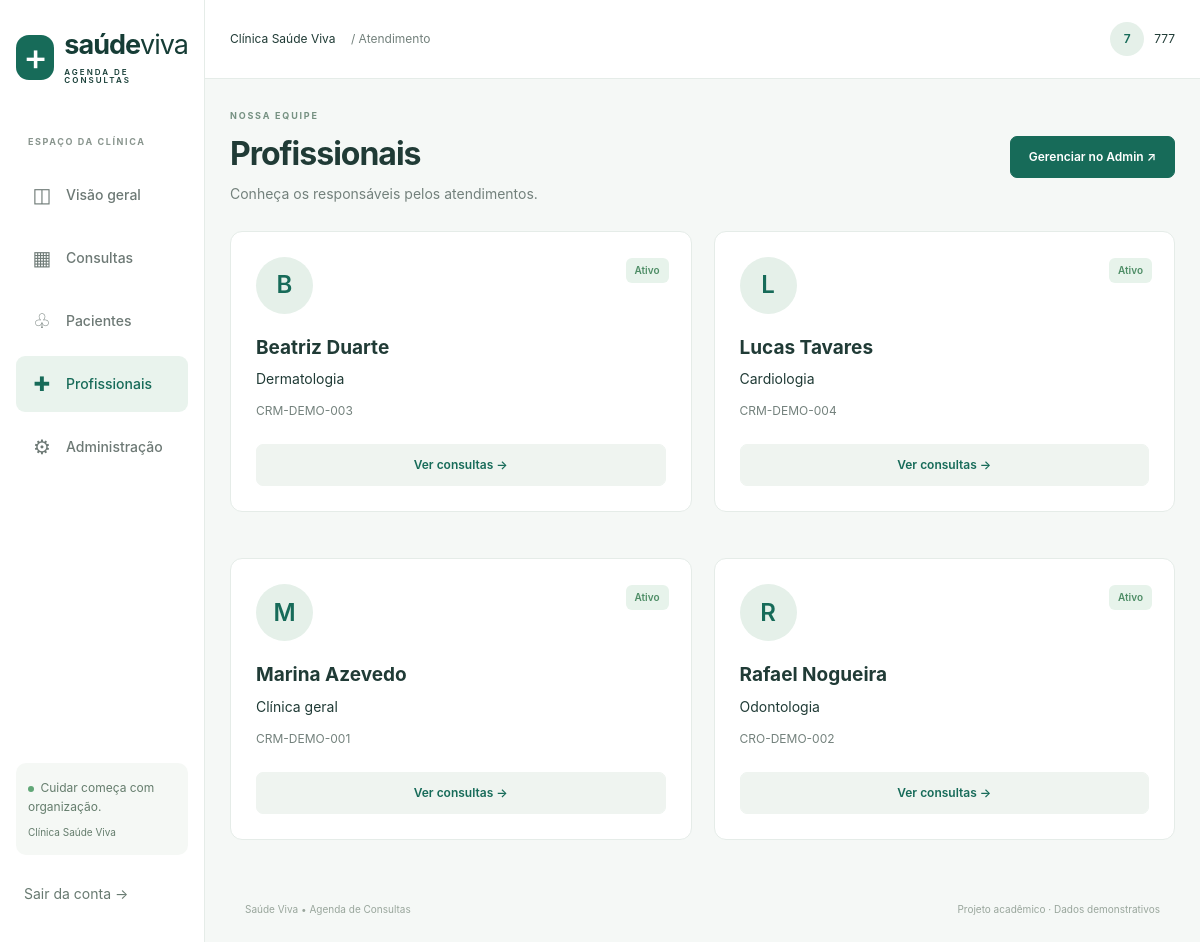
The page /profissionais/ (signed in) on the database its author committed.
### consultas/models.py (models this page shows, shortened)
class Profissional(models.Model):
    nome = models.CharField(max_length=120)
    especialidade = models.CharField(max_length=80)
    registro = models.CharField("registro profissional", max_length=40, unique=True)
    ativo = models.BooleanField(default=True)
    class Meta:
        ordering = ["nome"]
        verbose_name_plural = "profissionais"

### consultas/views.py (the view)
# urls.py: path("profissionais/", views.profissionais, name="profissionais"),
@funcionario
def profissionais(request):
    return render(request, "consultas/profissionais.html", {"profissionais": Profissional.objects.all()})

### consultas/views.py (called while the page is built)
def funcionario(view):
    @login_required
    @wraps(view)
    def wrapper(request, *args, **kwargs):
        if not request.user.is_staff:
            raise PermissionDenied
        return view(request, *args, **kwargs)
    return wrapper

### templates/consultas/profissionais.html
{% extends 'base.html' %}{% block title %}Profissionais{% endblock %}{% block content %}<div class="page-heading"><div><div class="eyebrow">NOSSA EQUIPE</div><h1>Profissionais</h1><p>Conheça os responsáveis pelos atendimentos.</p></div><a class="btn btn-primary" href="{% url 'admin:consultas_profissional_changelist' %}">Gerenciar no Admin ↗</a></div><div class="professional-grid">{% for p in profissionais %}<article class="panel professional-card"><span class="avatar large">{{ p.nome|first }}</span><span class="status {% if p.ativo %}status-confirmada{% else %}status-cancelada{% endif %}">{% if p.ativo %}Ativo{% else %}Inativo{% endif %}</span><h2>{{ p.nome }}</h2><p>{{ p.especialidade }}</p><small>{{ p.registro }}</small><a class="btn btn-light w-100 mt-4" href="{% url 'lista' %}?profissional={{ p.pk }}">Ver consultas →</a></article>{% empty %}<p>Nenhum profissional cadastrado. Use o Django Admin para cadastrar.</p>{% endfor %}</div>{% endblock %}

### templates/base.html (shortened to what this page needs)
{% load static %}<!doctype html>
<html lang="pt-BR"><head><link rel="stylesheet" href="{% static 'vendor/bootstrap.min.css' %}"><link rel="stylesheet" href="{% static 'css/style.css' %}"></head>
<body><a class="skip-link" href="#conteudo">Pular para o conteúdo</a>
{% if user.is_authenticated %}<aside class="sidebar"><a class="brand" href="{% url 'painel' %}"><span class="brand-icon">+</span><span>saúde<span class="brand-light">viva</span><small>AGENDA DE CONSULTAS</small></span></a><div class="nav-caption">ESPAÇO DA CLÍNICA</div><nav aria-label="Menu principal">
<a class="{% if request.resolver_match.url_name == 'painel' %}active{% endif %}" href="{% url 'painel' %}"><span>◫</span> Visão geral</a>
<a class="{% if 'consulta' in request.path %}active{% endif %}" href="{% url 'lista' %}"><span>▦</span> Consultas</a>
<a class="{% if 'pacientes' in request.path %}active{% endif %}" href="{% url 'pacientes' %}"><span>♧</span> Pacientes</a>
<a class="{% if 'profissionais' in request.path %}active{% endif %}" href="{% url 'profissionais' %}"><span>✚</span> Profissionais</a>
<a href="{% url 'admin:index' %}"><span>⚙</span> Administração</a></nav><div class="sidebar-bottom"><div class="clinic-note"><span class="live-dot"></span> Cuidar começa com organização.<small>Clínica Saúde Viva</small></div><form action="{% url 'logout' %}" method="post">{% csrf_token %}<button class="logout" type="submit">Sair da conta →</button></form></div></aside>
<div class="workspace"><header class="topbar"><span>Clínica Saúde Viva <span class="muted">/ Atendimento</span></span><span class="account"><span class="avatar">{{ user.username|first|upper }}</span>{{ user.first_name|default:user.username }}</span></header>
{% endif %}<main id="conteudo" class="{% if user.is_authenticated %}main-content{% else %}login-main{% endif %}">{% for message in messages %}<div class="alert alert-{{ message.tags|default:'info' }}" role="status">{{ message }}</div>{% endfor %}{% block content %}{% endblock %}</main>{% if user.is_authenticated %}<footer class="footer">Saúde Viva • Agenda de Consultas <span>Projeto acadêmico · Dados demonstrativos</span></footer></div>{% endif %}
<script src="{% static 'vendor/bootstrap.bundle.min.js' %}"></script></body></html>

### static/css/style.css (style rules this page uses)
:root { --green:#176b59;--dark:#163d36;--ink:#203b36;--muted:#73817c;--line:#e5ece8;--paper:#f5f8f6;--bs-primary:#176b59 }
* { box-sizing:border-box }
body { margin:0;background:var(--paper);color:var(--ink);font-family:Inter,"Segoe UI",Arial,sans-serif;font-size:14px }
a { color:var(--green);text-decoration:none }
button,input,select,textarea { font:inherit }
h1,h2,h3,p { margin-top:0 }
h1 { font-size:32px;font-weight:650;letter-spacing:-1px;margin-bottom:9px }
h2 { font-size:18px;font-weight:650 }
small { font-size:12px }
p { line-height:1.7 }
.muted { color:var(--muted) }
.sidebar { position:fixed;width:238px;inset:0 auto 0 0;background:#fff;border-right:1px solid var(--line);padding:36px 22px;display:flex;flex-direction:column;z-index:5 }
.brand { display:flex;gap:10px;align-items:center;font-size:27px;font-weight:750;letter-spacing:-1px;color:var(--dark);line-height:1.1 }
.brand-light { font-weight:400 }
.brand small { display:block;font-size:8px;letter-spacing:2px;font-weight:600;margin-top:8px }
.brand-icon { display:grid;place-items:center;width:42px;height:45px;border-radius:13px;background:var(--green);color:white;font-size:37px;font-weight:500 }
.nav-caption { font-size:9px;color:#89958e;letter-spacing:1.6px;font-weight:700;margin:50px 12px 18px }
.sidebar nav { display:grid;gap:7px }
.sidebar nav a { padding:13px 15px;border-radius:9px;color:#6d7975;display:flex;gap:13px;align-items:center;font-weight:550 }
.sidebar nav a span { font-size:20px;width:22px;text-align:center }
.sidebar nav a.active { background:#e9f3ed;color:var(--green) }
.sidebar-bottom { margin-top:auto }
.clinic-note { font-size:12px;line-height:1.6;background:#f5f8f5;padding:15px 12px;border-radius:10px;color:#657d6d }
.clinic-note small { display:block;margin-top:8px;font-size:10px }
.live-dot { display:inline-block;width:6px;height:6px;border-radius:50%;background:#61a777;margin-right:3px }
.logout { border:0;background:none;color:#687a71;margin-top:20px;padding:8px }
.workspace { margin-left:238px }
.topbar { height:79px;background:#fff;border-bottom:1px solid var(--line);padding:0 40px;display:flex;justify-content:space-between;align-items:center;font-size:12px }
.topbar .muted { margin-left:12px }
.account { display:flex;align-items:center;gap:10px }
.avatar { width:34px;height:34px;background:#e5f0e9;color:var(--green);border-radius:50%;display:inline-grid;place-items:center;font-weight:600;flex-shrink:0 }
.avatar.large { width:57px;height:57px;font-size:24px }
.main-content { max-width:1530px;padding:36px 40px 20px;margin:auto }
.page-heading { display:flex;justify-content:space-between;align-items:center;gap:20px;margin-bottom:25px }
.page-heading p { color:var(--muted);margin-bottom:0 }
.eyebrow { font-size:9px;letter-spacing:1.8px;color:#769182;font-weight:750;margin-bottom:12px }
.btn { border-radius:7px;font-size:12px;padding:11px 18px;font-weight:600;white-space:nowrap }
.btn-primary { --bs-btn-bg:#176b59;--bs-btn-border-color:#176b59;--bs-btn-hover-bg:#105343;--bs-btn-hover-border-color:#105343;--bs-btn-active-bg:#105343;--bs-btn-active-border-color:#105343 }
.btn-light { background:#eff4f0;border-color:#eff4f0;color:var(--green) }
.panel { background:#fff;border:1px solid var(--line);border-radius:12px;overflow:hidden;margin-bottom:24px }
.status { display:inline-block;border-radius:6px;padding:5px 9px;font-size:10px;white-space:nowrap;font-weight:600 }
.status-confirmada { background:#e7f3eb;color:#4e8d66 }
.footer { display:flex;justify-content:space-between;padding:8px 40px 25px;font-size:10px;color:#99a69c }
.professional-grid { display:grid;grid-template-columns:repeat(3,1fr);gap:22px }
.professional-card { padding:25px;position:relative }
.professional-card .status { position:absolute;top:26px;right:22px }
.professional-card h2 { margin-top:23px;font-size:19px }
.professional-card p { margin-bottom:8px }
.professional-card small { color:var(--muted) }
@media (max-width:1200px) { .sidebar { width:205px;padding:30px 16px } }
@media (max-width:1200px) { .workspace { margin-left:205px } }
@media (max-width:1200px) { .main-content { padding:30px 25px } }
@media (max-width:1200px) { .topbar { padding:0 25px } }
@media (max-width:1200px) { .professional-grid { grid-template-columns:repeat(2,1fr) } }

### rows shown on the page
Profissional: nome|first "B", ativo "Ativo", nome "Beatriz Duarte", especialidade "Dermatologia", registro "CRM-DEMO-003"
Profissional: nome|first "L", ativo "Ativo", nome "Lucas Tavares", especialidade "Cardiologia", registro "CRM-DEMO-004"
Profissional: nome|first "M", ativo "Ativo", nome "Marina Azevedo", especialidade "Clínica geral", registro "CRM-DEMO-001"
Profissional: nome|first "R", ativo "Ativo", nome "Rafael Nogueira", especialidade "Odontologia", registro "CRO-DEMO-002"

### other values the page prints
{{ user.username|first|upper }} "7"
{{ user.first_name|default:user.username }} "777"
